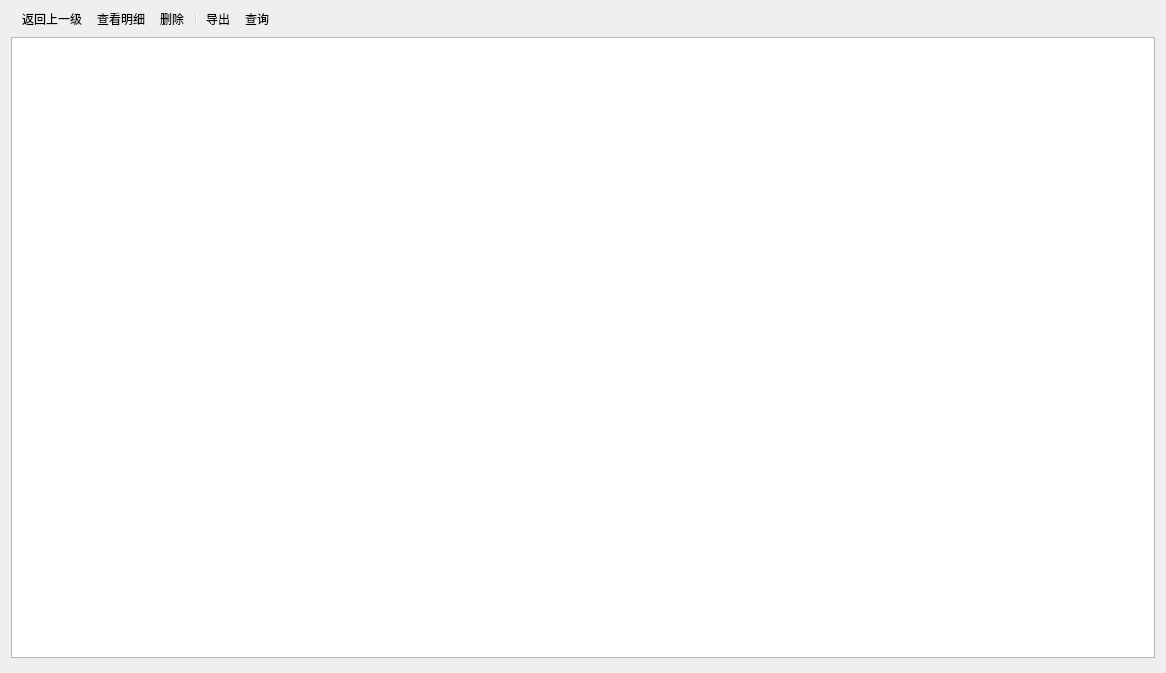
<?xml version="1.0" encoding="UTF-8"?>
<ui version="4.0">
 <class>history_data</class>
 <widget class="QWidget" name="history_data">
  <property name="geometry">
   <rect>
    <x>0</x>
    <y>0</y>
    <width>1166</width>
    <height>673</height>
   </rect>
  </property>
  <property name="sizePolicy">
   <sizepolicy hsizetype="Ignored" vsizetype="Ignored">
    <horstretch>0</horstretch>
    <verstretch>0</verstretch>
   </sizepolicy>
  </property>
  <property name="windowTitle">
   <string>检测数据查询</string>
  </property>
  <property name="windowIcon">
   <iconset resource="resources.qrc">
    <normaloff>:/resourse/chaxun.png</normaloff>:/resourse/chaxun.png</iconset>
  </property>
  <layout class="QGridLayout" name="gridLayout_2">
   <property name="topMargin">
    <number>2</number>
   </property>
   <property name="verticalSpacing">
    <number>2</number>
   </property>
   <item row="0" column="0">
    <widget class="QToolBar" name="ToolBar_action">
     <property name="toolButtonStyle">
      <enum>Qt::ToolButtonTextBesideIcon</enum>
     </property>
     <addaction name="action_return"/>
     <addaction name="action_detail"/>
     <addaction name="action_delete"/>
     <addaction name="separator"/>
     <addaction name="action"/>
     <addaction name="action_find"/>
    </widget>
   </item>
   <item row="1" column="0">
    <widget class="QTableView" name="TV_ShowData">
     <property name="sizePolicy">
      <sizepolicy hsizetype="Expanding" vsizetype="Expanding">
       <horstretch>0</horstretch>
       <verstretch>0</verstretch>
      </sizepolicy>
     </property>
     <property name="sizeAdjustPolicy">
      <enum>QAbstractScrollArea::AdjustIgnored</enum>
     </property>
     <property name="sortingEnabled">
      <bool>true</bool>
     </property>
    </widget>
   </item>
   <item row="2" column="0">
    <widget class="QWidget" name="widget" native="true">
     <layout class="QGridLayout" name="gridLayout">
      <property name="topMargin">
       <number>0</number>
      </property>
      <property name="bottomMargin">
       <number>2</number>
      </property>
     </layout>
    </widget>
   </item>
  </layout>
  <action name="action_return">
   <property name="icon">
    <iconset resource="resources.qrc">
     <normaloff>:/resourse/laststep.png</normaloff>:/resourse/laststep.png</iconset>
   </property>
   <property name="text">
    <string>返回上一级</string>
   </property>
   <property name="toolTip">
    <string>返回上一界面</string>
   </property>
   <property name="font">
    <font>
     <family>Microsoft YaHei</family>
     <pointsize>9</pointsize>
    </font>
   </property>
  </action>
  <action name="action_detail">
   <property name="icon">
    <iconset resource="resources.qrc">
     <normaloff>:/resourse/nextstep.png</normaloff>:/resourse/nextstep.png</iconset>
   </property>
   <property name="text">
    <string>查看明细</string>
   </property>
   <property name="toolTip">
    <string>查看该条记录的测试明细</string>
   </property>
   <property name="font">
    <font>
     <family>Microsoft YaHei</family>
     <pointsize>9</pointsize>
    </font>
   </property>
  </action>
  <action name="action">
   <property name="icon">
    <iconset resource="resources.qrc">
     <normaloff>:/resourse/ic_share_line.png</normaloff>:/resourse/ic_share_line.png</iconset>
   </property>
   <property name="text">
    <string>导出</string>
   </property>
   <property name="toolTip">
    <string>导出到Excel</string>
   </property>
   <property name="font">
    <font>
     <family>Microsoft YaHei</family>
     <pointsize>9</pointsize>
    </font>
   </property>
  </action>
  <action name="action_delete">
   <property name="icon">
    <iconset resource="resources.qrc">
     <normaloff>:/resourse/delete (1).png</normaloff>:/resourse/delete (1).png</iconset>
   </property>
   <property name="text">
    <string>删除</string>
   </property>
   <property name="toolTip">
    <string>删除选中测试记录</string>
   </property>
   <property name="font">
    <font>
     <family>Microsoft YaHei</family>
     <pointsize>9</pointsize>
    </font>
   </property>
  </action>
  <action name="action_find">
   <property name="icon">
    <iconset resource="resources.qrc">
     <normaloff>:/resourse/find.png</normaloff>:/resourse/find.png</iconset>
   </property>
   <property name="text">
    <string>查询</string>
   </property>
   <property name="toolTip">
    <string>根据生产批次号等信息查找生产批次</string>
   </property>
   <property name="font">
    <font>
     <family>Microsoft YaHei</family>
     <pointsize>9</pointsize>
    </font>
   </property>
  </action>
 </widget>
 <resources>
  <include location="resources.qrc"/>
 </resources>
 <connections/>
</ui>
